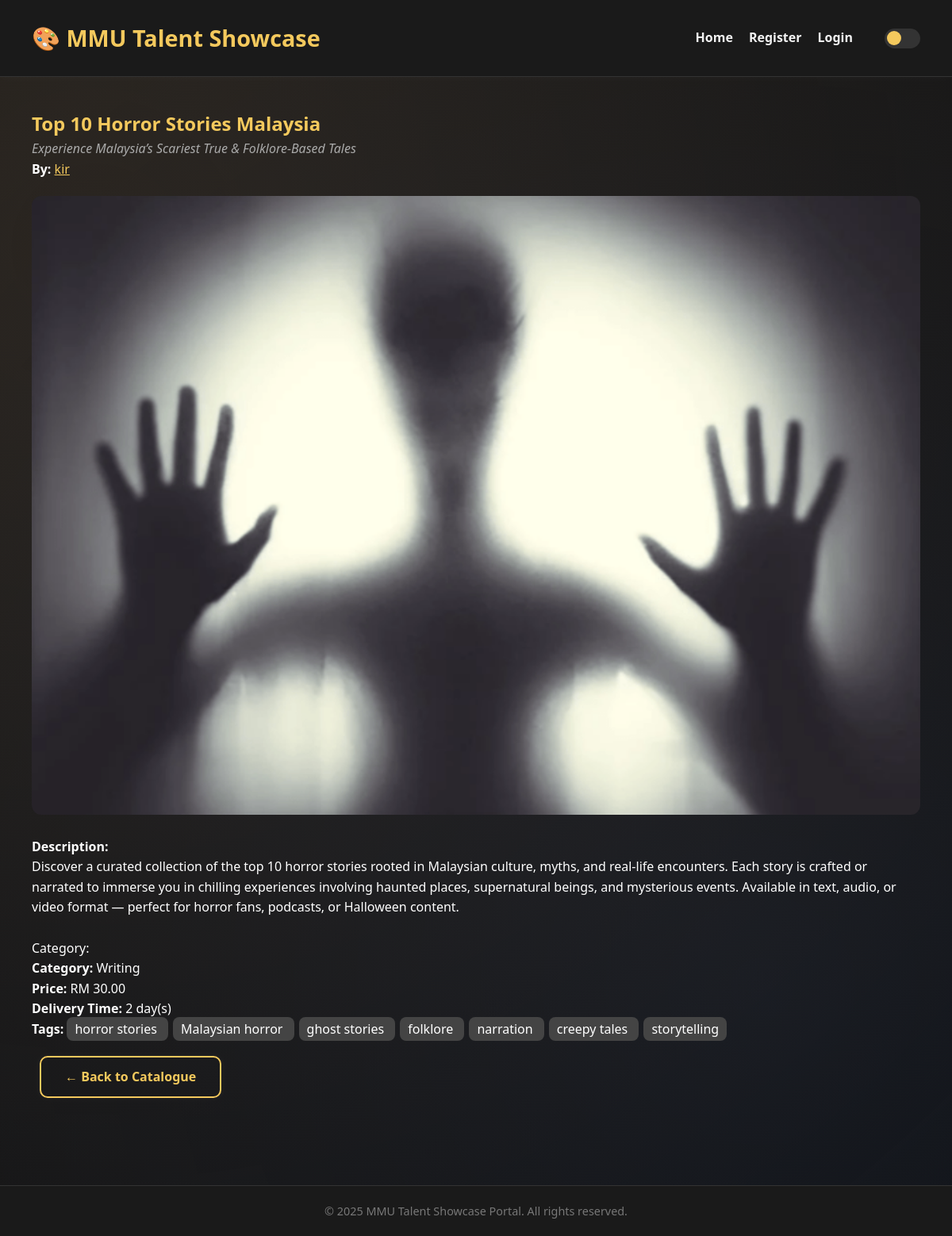
The app's page /talent_detail.php?id=5 with its own data.
### tables this page shows
CREATE TABLE `talents` (
  `talent_id` int(11) NOT NULL,
  `user_id` int(11) NOT NULL,
  `title` varchar(100) NOT NULL,
  `tagline` varchar(100) DEFAULT NULL,
  `description` text DEFAULT NULL,
  `media_type` varchar(50) NOT NULL,
  `media_path` varchar(255) DEFAULT NULL,
  `category` varchar(50) NOT NULL,
  `price` decimal(10,2) NOT NULL,
  `delivery_time` int(11) NOT NULL,
  `tags` varchar(255) DEFAULT NULL,
  `is_approved` tinyint(1) DEFAULT 0,
  `created_at` timestamp NOT NULL DEFAULT current_timestamp()
);

CREATE TABLE `users` (
  `user_id` int(11) NOT NULL,
  `username` varchar(50) NOT NULL,
  `email` varchar(100) NOT NULL,
  `password` varchar(255) NOT NULL,
  `profile_picture` varchar(255) DEFAULT NULL,
  `profile_image` varchar(255) DEFAULT NULL,
  `bio` text DEFAULT NULL,
  `is_public` tinyint(1) DEFAULT 1,
  `role` enum('admin','talent','buyer') NOT NULL DEFAULT 'talent'
);

### talent_detail.php (the view, shortened to what this page needs)
<?php
require_once 'includes/db.php';
$talent_id = isset($_GET['id']) ? (int) $_GET['id'] : 0;
try {
    $stmt = $pdo->prepare("SELECT t.*, u.username, u.user_id FROM talents t JOIN users u ON t.user_id = u.user_id WHERE t.talent_id = ?");
    $stmt->execute([$talent_id]);
    $talent = $stmt->fetch(PDO::FETCH_ASSOC);
} catch (PDOException $e) {
    echo "Error: " . $e->getMessage();
    exit;
}
include 'includes/header.php';
?>
<div class="container" style="padding: 40px; color: white;">
    <h2 style="color: #f4c95d;"><?= htmlspecialchars($talent['title']) ?></h2>
    <?php if (!empty($talent['tagline'])): ?>
        <p style="font-style: italic; color: #aaa;"><?= htmlspecialchars($talent['tagline']) ?></p>
    <?php endif; ?>
    <p><strong>By:</strong>
        <a href="profile.php?user_id=<?= $talent['user_id'] ?>" style="color: #f4c95d;">
            <?= htmlspecialchars($talent['username']) ?>
        </a>
    </p>
    <?php if (!empty($talent['media_path'])): ?>
        <div class="media-preview" style="margin: 20px 0;">
            <?php
            $ext = strtolower(pathinfo($talent['media_path'], PATHINFO_EXTENSION));
            $media = htmlspecialchars($talent['media_path']);
            if (in_array($ext, ['jpg', 'jpeg', 'png', 'gif', 'webp'])) {
                echo "<img src='$media' alt='preview' style='width: 100%; border-radius: 12px;'>";
            } elseif (in_array($ext, ['mp4', 'webm'])) {
                echo "<video controls style='width: 100%; border-radius: 12px;'><source src='$media' type='video/$ext'></video>";
            } elseif (in_array($ext, ['mp3', 'wav'])) {
                echo "<audio controls style='width: 100%; margin-top: 10px;'><source src='$media' type='audio/$ext'></audio>";
            } elseif ($ext === 'pdf') {
                echo "<iframe src='$media' style='width: 100%; height: 600px; border: none;'></iframe>";
            } else {
                echo "<p>📁 <a href='$media' target='_blank' style='color: #f4c95d;'>Download File</a></p>";
            }
            ?>
        </div>
    <?php endif; ?>
    <p><strong>Description:</strong><br><?= nl2br(htmlspecialchars($talent['description'])) ?></p>
    <p><strong>Category:</strong> <?= htmlspecialchars($talent['category']) ?></p>
    <p><strong>Price:</strong> RM <?= number_format($talent['price'], 2) ?></p>
    <p><strong>Delivery Time:</strong> <?= htmlspecialchars($talent['delivery_time']) ?> day(s)</p>
    <?php if (!empty($talent['tags'])): ?>
        <p><strong>Tags:</strong>
            <?php foreach (explode(',', $talent['tags']) as $tag): ?>
                <span style="background:#444; padding:4px 10px; border-radius:8px; margin-right:6px;">
                    <?= htmlspecialchars(trim($tag)) ?>
                </span>
            <?php endforeach; ?>
        </p>
    <?php endif; ?>
    <a href="catalogue.php" class="btn outline" style="margin-top: 20px;">← Back to Catalogue</a>
</div>
<?php
include 'includes/footer.php';
?>

### assets/css/style.css (style rules this page uses)
* { margin: 0; padding: 0; box-sizing: border-box; }
body { font-family: 'Segoe UI', Tahoma, sans-serif; background: radial-gradient(circle at top left, #1a1a1a, #0d0d0d); color: #f1f1f1; overflow-x: hidden; position: relative; line-height: 1.6; font-size: 16px; }
body::before { content: ""; position: fixed; top: 0; left: 0; width: 100%; height: 100%; background: radial-gradient(circle at 10% 20%, rgba(255, 184, 108, 0.08), transparent), radial-gradient(circle at 80% 80%, rgba(108, 156, 255, 0.08), transparent); z-index: -1; pointer-events: none; }
.btn { display: inline-block; padding: 12px 30px; font-size: 1rem; font-weight: bold; text-decoration: none; border-radius: 10px; transition: all 0.3s ease; box-shadow: 0 0 10px rgba(255, 255, 255, 0.05); margin: 10px; }
.btn.outline { background: transparent; color: #f4c95d; border: 2px solid #f4c95d; }

### records on screen
talents: title "Top 10 Horror Stories Malaysia", tagline "Experience Malaysia’s Scariest True & Folklore-Based Tales", user.username "kir", media_path (picture), description "Discover a curated collection of the top 10 horror stories rooted in Malaysian culture, myths, and real-life encounters. Each story is crafted or narrated to immerse you in chilling experiences involving haunted places, supernatural beings, and mysterious events. Available in text, audio, or video format — perfect for horror fans, podcasts, or Halloween content. Category:", category "Writing", price "30.00", delivery_time "2", tags "horror stories", tags "Malaysian horror", tags "ghost stories", tags "folklore", tags "narration", tags "creepy tales", tags "storytelling"
